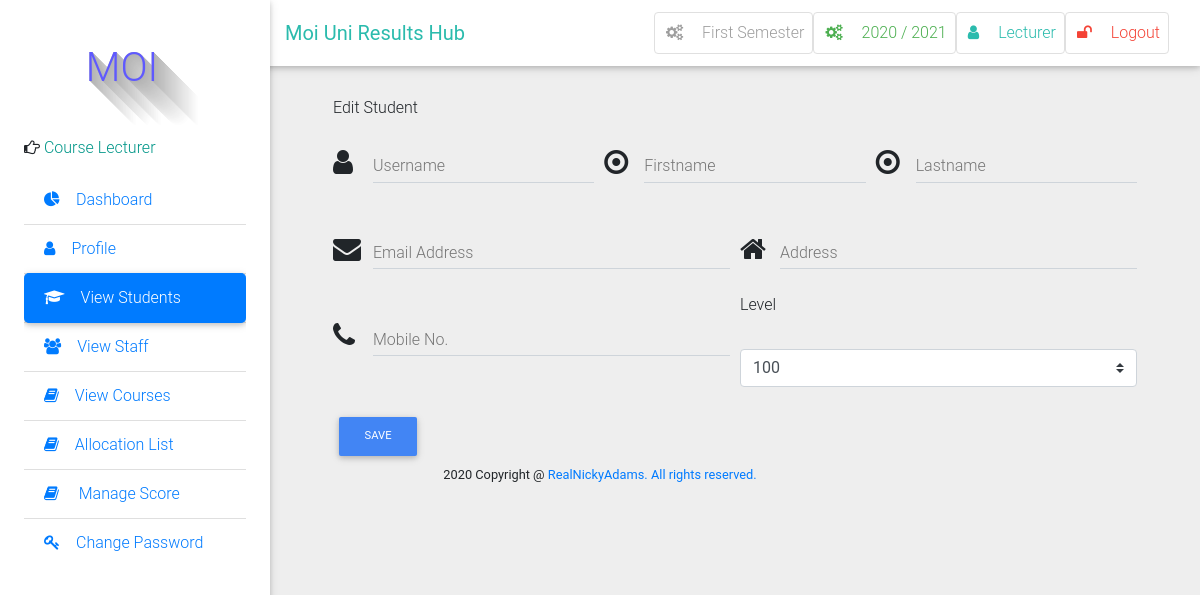
The app's page /student/edit/5/ (signed in) with its own data.
### result/models.py (models this page shows, shortened)
class Semester(models.Model):
    semester = models.CharField(max_length=10, choices=SEMESTER, blank=True)
    is_current_semester = models.BooleanField(default=False, blank=True, null=True)
    session = models.ForeignKey(Session, on_delete=models.CASCADE, blank=True, null=True)
    next_semester_begins = models.DateField(null=True, blank=True)
    def __str__(self):
        return self.semester

class Session(models.Model):
    session = models.CharField(max_length=200, unique=True)
    is_current_session = models.BooleanField(default=False, blank=True, null=True)
    next_session_begins = models.DateField(blank=True, null=True)
    def __str__(self):
        return self.session

class User(AbstractUser):
    is_student = models.BooleanField(default=False)
    is_lecturer = models.BooleanField(default=False)
    phone = models.CharField(max_length=60, blank=True, null=True)
    address = models.CharField(max_length=60, blank=True, null=True)
    picture = models.ImageField(upload_to="pictures/", blank=True, null=True)
    email = models.EmailField(blank=True, null=True)
    admission = models.CharField(max_length=10)
    username_validator = ASCIIUsernameValidator()

class Student(models.Model):
	user = models.OneToOneField(User, on_delete=models.CASCADE)
	id_number = models.CharField(max_length=20, unique=True)
	level = models.CharField(choices=LEVEL, max_length=3)

### result/views.py (the view)
# urls.py: path('student/edit/<int:pk>/', views.edit_student, name="edit_student"),
@login_required
@lecturer_required
def edit_student(request, pk):
	student = get_object_or_404(Student, pk=pk)
	if request.method == "POST":
		form = StudentAddForm(request.POST, instance=student)
		if form.is_valid():
			form.save()
			return redirect('student_list')
	else:
		form = StudentAddForm(instance=student)
	return render(request, 'registration/edit_student.html', {'form': form})

### result/context_processors.py (called while the page is built)
def get_current_year_to_context(request):
    current_datetime = datetime.datetime.now()
    return {
        'current_year': current_datetime.year
    }

def session_processor(request):
    current_session = Session.objects.get(is_current_session=True)
    return {"current_session": current_session}

def semester_processor(request):
    current_semester = Semester.objects.get(is_current_semester=True)
    return {"current_semester": current_semester}

### templates/registration/edit_student.html (shortened to what this page needs)
{% extends 'base.html' %}
{% load crispy_forms_tags %}
{% block side_bar %}
    {% include 'partial_active_element.html' with active='students' %}
{% endblock side_bar %}
{% block content %}
<div class="container-fluid mt-5">
  Edit Student
<form method="post">{% csrf_token %}
  <div class="form-row">
      <div class="col-md-4">
      <div class="md-form form-group">
        <i class="fa fa-user prefix"></i>
       {{ form.username }}
        <label for="inputCityMD">{{ form.username.label }}</label>
      </div>
    </div>
      <div class="col-md-4">
      <div class="md-form form-group">
        <i class="fa fa-dot-circle-o prefix"></i>
       {{ form.firstname }}
        <label for="inputCityMD">{{ form.firstname.label }}</label>
      </div>
    </div>
    <div class="col-md-4">
      <div class="md-form form-group">
        <i class="fa fa-dot-circle-o prefix"></i>
        {{ form.lastname }}
        <label for="inputZipMD">{{ form.lastname.label }}</label>
      </div>
    </div>
  </div>
  <div class="form-row">
    <div class="col-md-6">
      <div class="md-form form-group">
        <i class="fa fa-envelope prefix"></i>
        {{ form.email }}
        <label for="student_email">{{ form.email.label }}</label>
      </div>
    </div>
     <div class="col-md-6">
      <div class="md-form form-group">
        <i class="fa fa-home prefix"></i>
        {{ form.address }}
        <label for="student_address">{{ form.address.label }}</label>
      </div>
    </div>
  </div>
  <div class="form-row">
    <div class="col-md-6">
      <div class="md-form form-group">
        <i class="fa fa-phone prefix"></i>
       {{ form.phone }}
        <label for="inputCityMD">{{ form.phone.label }}</label>
      </div>
    </div>
    <div class="col-md-6">
      <div>
        <label for="inputCityMD">{{ form.level.label }}</label>
      </div>
      <div class="md-form form-group">
       {{ form.level }}
      </div>
    </div>
  </div>
  <button type="submit" class="btn btn-primary btn-md">Save</button>
</form>
</div>
{% endblock %}

### templates/base.html (shortened to what this page needs)
 {%load static %}
<!DOCTYPE html>
<html lang="en">
    <head>
        <link rel="stylesheet" href="https://maxcdn.bootstrapcdn.com/font-awesome/4.7.0/css/font-awesome.min.css">
        <link href="{% static 'css/bootstrap.min.css' %}" rel="stylesheet">
        <link href="{% static 'css/mdb.min.css' %}" rel="stylesheet">
        <link href="{% static 'css/style.css' %}" rel="stylesheet">
    </head>
    <body class="grey lighten-3">
    <header>
        <nav class="navbar fixed-top navbar-expand-lg navbar-light white scrolling-navbar">
            <div class="container-fluid">
                <a class="navbar-brand waves-effect" href="/">
                    <strong class="text-default ">Moi Uni Results Hub</strong>
                </a>
                <div class="collapse navbar-collapse" id="navbarSupportedContent">
                          {% if user.is_authenticated %}
                    <ul class="navbar-nav nav-flex-icons">
                        <li class="nav-item">
                            <a href="{% if request.user.is_superuser %}{% url 'manage_semester' %}{% else %}#{% endif %}" class="nav-link border border-light grey-text rounded waves-effect">
                                <i class="fa fa-cogs mr-3"></i>{{ current_semester }} Semester
                            </a>
                        </li>
                        <li class="nav-item">
                            <a href="{% if request.user.is_superuser %}{% url 'manage_session' %}{% else %}#{% endif %}" class="nav-link border border-light green-text rounded waves-effect">
                                <i class="fa fa-cogs mr-3"></i>{{ current_session }}
                            </a>
                        </li>
                        <li class="nav-item">
                            <a href="{% url 'profile' %}" class="nav-link border border-light rounded waves-effect text-default">
                                <i  class="fa fa-user mr-3"></i>{{ user|capfirst }}
                            </a>
                        </li>
                         <li class="nav-item">
                            <a href="/accounts/logout/" class="nav-link border border-light rounded waves-effect red-text">
                                <i class="fa fa-unlock mr-3"></i>Logout
                            </a>
                        </li>
                    {% endif %}
                </div>
            </div>
        </nav>
        <div class="sidebar-fixed position-fixed">
                <p style="margin-left: 30px;" id="icon" class="logo"> MOI</p>
                {% if request.user.is_lecturer %}
                <p><i class="fa fa-hand-o-right" aria-hidden="true"></i>
                    <span class="teal-text text-center"> Course Lecturer</span></p>
                {% elif request.user.is_student %}
                <p><i class="fa fa-hand-o-right" aria-hidden="true"></i>
                    <span class="teal-text text-center"> Student</span></p>
                {% else %}
                <p><i class="fa fa-hand-o-right" aria-hidden="true"></i>
                    <span class="teal-text text-center"> System Admin</span></p>
                {% endif %}
            <div class="dashboard">
            {% block side_bar %}{% endblock side_bar %}
            </div>
        </div>
    </header>
    <main class="pt-5 mx-lg-5">
        {% block content%} {% endblock %}
    </main>
<footer class="footer text-center">
        <div class="container">
            <small class="copyright">{{ current_year }} Copyright @ <a href="#">RealNickyAdams. All rights reserved. </a></small>
        </div>
    </footer>
    </body>
</html>

### static/css/style.css (style rules this page uses)
.sidebar-fixed { height: 100vh; width: 270px; -webkit-box-shadow: 0 2px 5px 0 rgba(0, 0, 0, 0.16), 0 2px 10px 0 rgba(0, 0, 0, 0.12); box-shadow: 0 2px 5px 0 rgba(0, 0, 0, 0.16), 0 2px 10px 0 rgba(0, 0, 0, 0.12); z-index: 1050; background-color: #fff; padding: 1.5rem; padding-top: 0; }
@media (min-width: 1200px) { .navbar, .page-footer, main { padding-left: 270px; } }
.logo { text-color:#006666; text-shadow: rgb(179, 179, 179) 0px 0px 0px, rgb(180, 180, 180) 1px 1px 0px, rgb(182, 182, 182) 2px 2px 0px, rgb(184, 184, 184) 3px 3px 0px, rgb(185, 185, 185) 4px 4px 0px, rgb(187, 187, 187) 5px 5px 0px, rgb(189, 189, 189) 6px 6px 0px, rgb(190, 190, 190) 7px 7px 0px, rgb(192, 192, 192) 8px 8px 0px, rgb(194, 194, 194) 9px 9px 0px, rgb(195, 195, 195) 10px 10px 0px, rgb(197, 197, 197) 11px 11px 0px, rgb(199, 199, 199) 12px 12px 0px, rgb(201, 201, 201) 13px 13px 0px, rgb(202, 202, 202) 14px 14px 0px, rgb(204, 204, 204) 15px 15px 0px, rgb(206, 206, 206) 16px 16px 0px, rgb(207, 207, 207) 17px 17px 0px, rgb(209, 209, 209) 18px 18px 0px, rgb(211, 211, 211) 19px 19px 0px, rgb(212, 212, 212) 20px 20px 0px, rgb(214, 214, 214) 21px 21px 0px, rgb(216, 216, 216) 22px 22px 0px, rgb(218, 218, 218) 23px 23px 0px, rgb(219, 219, 219) 24px 24px 0px, rgb(221, 221, 221) 25px 25px 0px, rgb(223, 223, 223) 26px 26px 0px, rgb(224, 224, 224) 27px 27px 0px, rgb(226, 226, 226) 28px 28px 0px, rgb(228, 228, 228) 29px 29px 0px, rgb(230, 230, 230) 30px 30px 0px, rgb(231, 231, 231) 31px 31px 0px, rgb(233, 233, 233) 32px 32px 0px, rgb(235, 235, 235) 33px 33px 0px, rgb(236, 236, 236) 34px 34px 0px, rgb(238, 238, 238) 35px 35px 0px, rgb(240, 240, 240) 36px 36px 0px, rgb(241, 241, 241) 37px 37px 0px, rgb(243, 243, 243) 38px 38px 0px, rgb(245, 245, 245) 39px 39px 0px, rgb(247, 247, 247) 40px 40px 0px, rgb(248, 248, 248) 41px 41px 0px, rgb(250, 250, 250) 42px 42px 0px, rgb(252, 252, 252) 43px 43px 0px, rgb(253, 253, 253) 44px 44px 0px; font-size: 40px; color: rgb(95, 89, 255); height: 120px; width: 136px; line-height: 136px; border-radius: ; text-align: center; background-color: rgb(255, 255, 255); }

### templates/base.html (style rules this page uses)
.dashboard { display: block; max-height: 500px; overflow-y: auto; -ms-overflow-style: -ms-autohiding-scrollbar; }

### records on screen
Semester: semester "First"
Session: session "2020 / 2021"
User: username "Lecturer"
Student: level "100"
